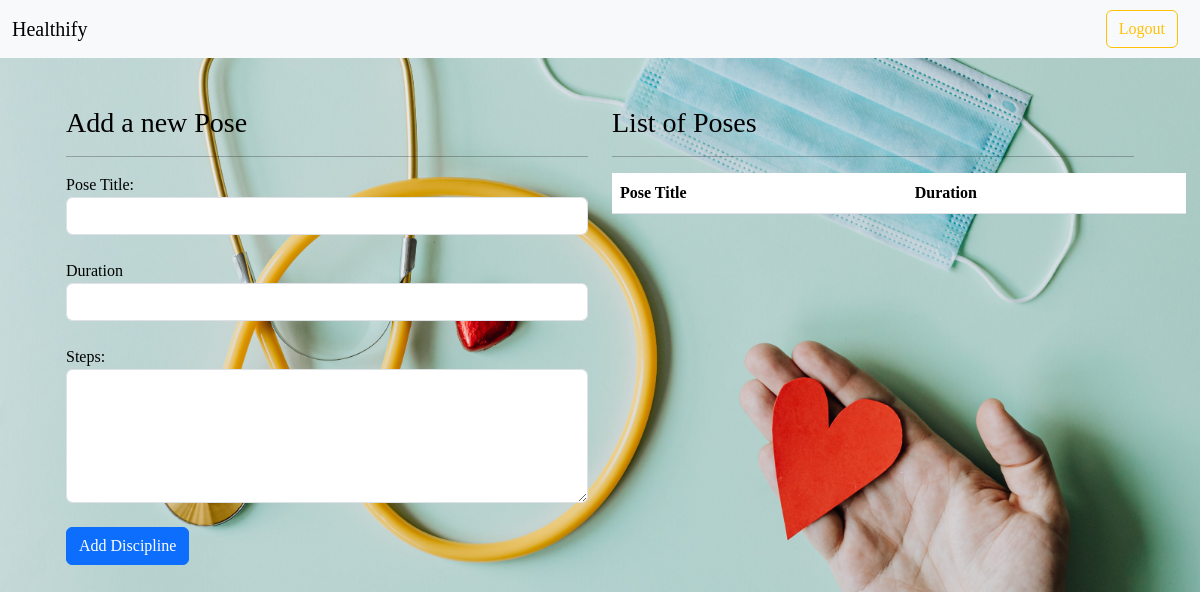
Before: /add-yogaPose/2 (signed in) with the older database file.
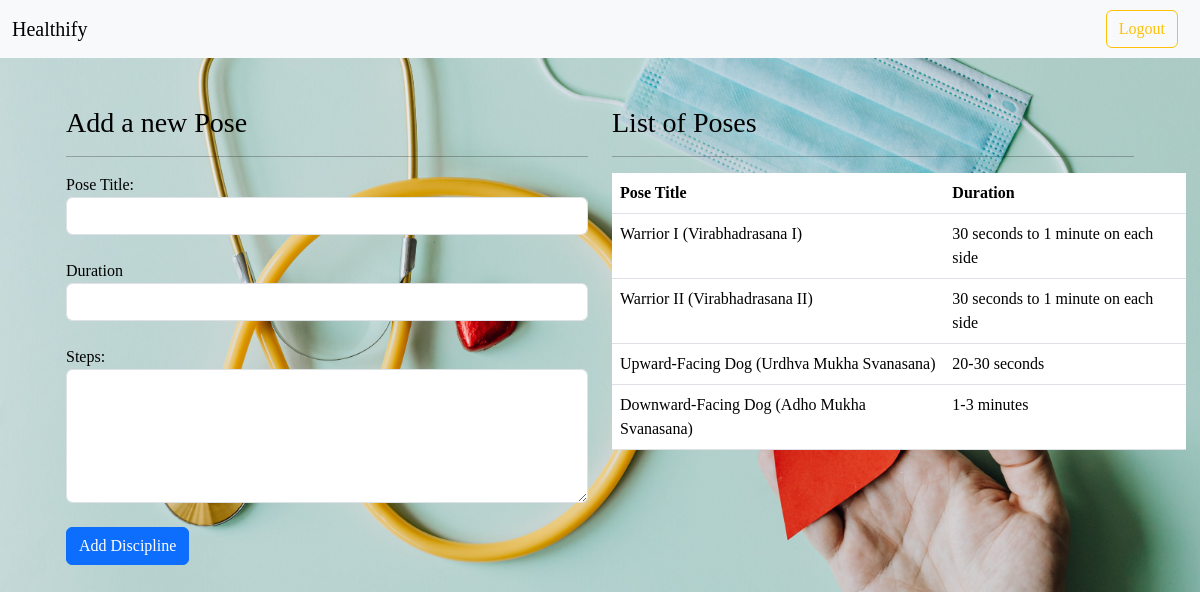
After: the same page with the newer database file.
### models.py (models this page shows)
class yogaPoses(db.Model):
    __tablename__ = 'yogaPoses'
    id = db.Column(db.Integer, primary_key = True)
    posename = db.Column(db.String(30), nullable = False)
    duration = db.Column(db.String(30), nullable = False)
    steps = db.Column(db.String(200), nullable = True)
    yoga_id = db.Column(db.Integer, db.ForeignKey('Yoga.id'), nullable = False)

### routes.py (the view, shortened to what this page needs)
@app.route('/add-yogaPose/<int:yid>', methods=["GET", "POST"])
@auth_required
@admin_auth_required
def addYogaPose(yid):
    user = User.query.get(session["user_id"])
    if request.method == "GET":
        poses = yogaPoses.query.filter_by(yoga_id= yid).all()
        return render_template("addYogaPose.html", poses = poses, user =user)

### routes.py (called while the page is built)
def auth_required(func):
    @wraps(func)
    def inner(*args, **kwargs):
        if "user_id" not in session:
            flash("Login required.", 'danger')
            return redirect(url_for("login"))
        return func(*args, **kwargs)
    return inner

def admin_auth_required(func):
    @wraps(func)
    def inner(*args, **kwargs):
        user = User.query.get(session.get("user_id"))
        if user.is_admin:
            return func(*args, **kwargs)
        else:
            flash("Logged out ! You are not an Admin.", "danger")
            return redirect(url_for("logout"))
    return inner

### templates/addYogaPose.html (shortened to what this page needs)
{% extends 'layout.html' %}
{% block content %}
<body>
<div class="container mt-5">
  <div class="container mt-5">
    <div class="row mt-4">
      <div class="col-md-6">
        <h3>Add a new Pose</h3>
        <hr>
        <form method="POST" enctype="multipart/form-data">
          <div class="form-group">
            <label for="title">Pose Title:</label>
            <input type="text" class="form-control" id="title" name="title" required>
          </div>
          <br>
          <div class="form-group">
            <label for="duration">Duration</label>
            <input type="text" class="form-control" id="duration" name="duration" required>
          </div>
          <br>
          <div class="form-group">
            <label for="steps">Steps:</label>
            <textarea class="form-control" id="steps" name="steps" rows="5" required></textarea>
          </div>
          <br>
          <button type="submit" class="btn btn-primary">Add Discipline</button>
        </form>
      </div>
      <div class="col-md-6">
        <h3>List of Poses</h3>
        <hr>
        <table class="table">
          <thead>
            <tr>
              <th>Pose Title</th>
              <th>Duration</th>
            </tr>
          </thead>
          <tbody>
            {% for pose in poses %}
            <tr>
              <td>{{ pose.posename }}</td>
              <td>{{ pose.duration }}</td>
            </tr>
            {% endfor %}
          </tbody>
        </table>
      </div>
    </div>
  </div>
</div>
</body>
{% endblock %}

Changed rows visible on the page:
added yogaPoses: posename "Warrior I (Virabhadrasana I)", duration "30 seconds to 1 minute on each side"
added yogaPoses: posename "Warrior II (Virabhadrasana II)", duration "30 seconds to 1 minute on each side"
added yogaPoses: posename "Upward-Facing Dog (Urdhva Mukha Svanasana)", duration "20-30 seconds"
added yogaPoses: posename "Downward-Facing Dog (Adho Mukha Svanasana)", duration "1-3 minutes"
